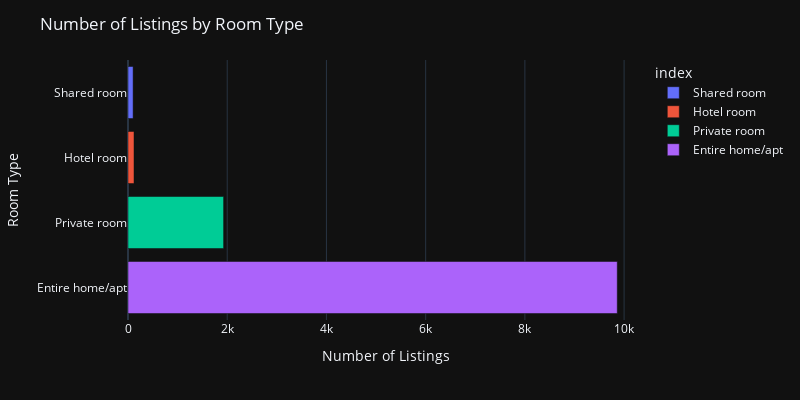

Notebook source saved alongside this figure:
### Markdown cell above
Buscar info sobre ley en oporto 

_El tipo de habitación es muy importante en Ámsterdam, porque Ámsterdam tiene la regla de que las casas/apartamentos completos solo se pueden alquilar a través de Airbnb por un máximo de 60 días al año. A continuación, podemos ver que esta restricción se aplica a la mayoría de los listados._

### Code cell
freq = df_distancia['room_type'].value_counts().sort_values(ascending=True)

fig = px.bar(freq, orientation='h', color=freq.index,
             labels={'y': 'Room Type', 'x': 'Number of Listings'}, template='plotly_dark')
fig.update_layout(title="Number of Listings by Room Type",
                  xaxis_title="Number of Listings",
                  yaxis_title="Room Type",
                  height=400, width=800)
fig.show()

### Figure 1 — Plotly figure (JSON) as saved in the notebook; plotly's stock layout.template omitted (floating-point values rounded to 4 significant figures)
{"data": [{"alignmentgroup": "True", "hovertemplate": "index=%{y}<br>value=%{x}<extra></extra>", "legendgroup": "Shared room", "marker": {"color": "#636efa", "pattern": {"shape": ""}}, "name": "Shared room", "offsetgroup": "Shared room", "orientation": "h", "showlegend": true, "textposition": "auto", "type": "bar", "x": [103], "xaxis": "x", "y": ["Shared room"], "yaxis": "y"}, {"alignmentgroup": "True", "hovertemplate": "index=%{y}<br>value=%{x}<extra></extra>", "legendgroup": "Hotel room", "marker": {"color": "#EF553B", "pattern": {"shape": ""}}, "name": "Hotel room", "offsetgroup": "Hotel room", "orientation": "h", "showlegend": true, "textposition": "auto", "type": "bar", "x": [121], "xaxis": "x", "y": ["Hotel room"], "yaxis": "y"}, {"alignmentgroup": "True", "hovertemplate": "index=%{y}<br>value=%{x}<extra></extra>", "legendgroup": "Private room", "marker": {"color": "#00cc96", "pattern": {"shape": ""}}, "name": "Private room", "offsetgroup": "Private room", "orientation": "h", "showlegend": true, "textposition": "auto", "type": "bar", "x": [1927], "xaxis": "x", "y": ["Private room"], "yaxis": "y"}, {"alignmentgroup": "True", "hovertemplate": "index=%{y}<br>value=%{x}<extra></extra>", "legendgroup": "Entire home/apt", "marker": {"color": "#ab63fa", "pattern": {"shape": ""}}, "name": "Entire home/apt", "offsetgroup": "Entire home/apt", "orientation": "h", "showlegend": true, "textposition": "auto", "type": "bar", "x": [9862], "xaxis": "x", "y": ["Entire home/apt"], "yaxis": "y"}], "layout": {"barmode": "relative", "height": 400, "legend": {"title": {"text": "index"}, "tracegroupgap": 0}, "margin": {"t": 60}, "title": {"text": "Number of Listings by Room Type"}, "width": 800, "xaxis": {"anchor": "y", "domain": [0, 1], "title": {"text": "Number of Listings"}}, "yaxis": {"anchor": "x", "categoryarray": ["Entire home/apt", "Private room", "Hotel room", "Shared room"], "categoryorder": "array", "domain": [0, 1], "title": {"text": "Room Type"}}}}
